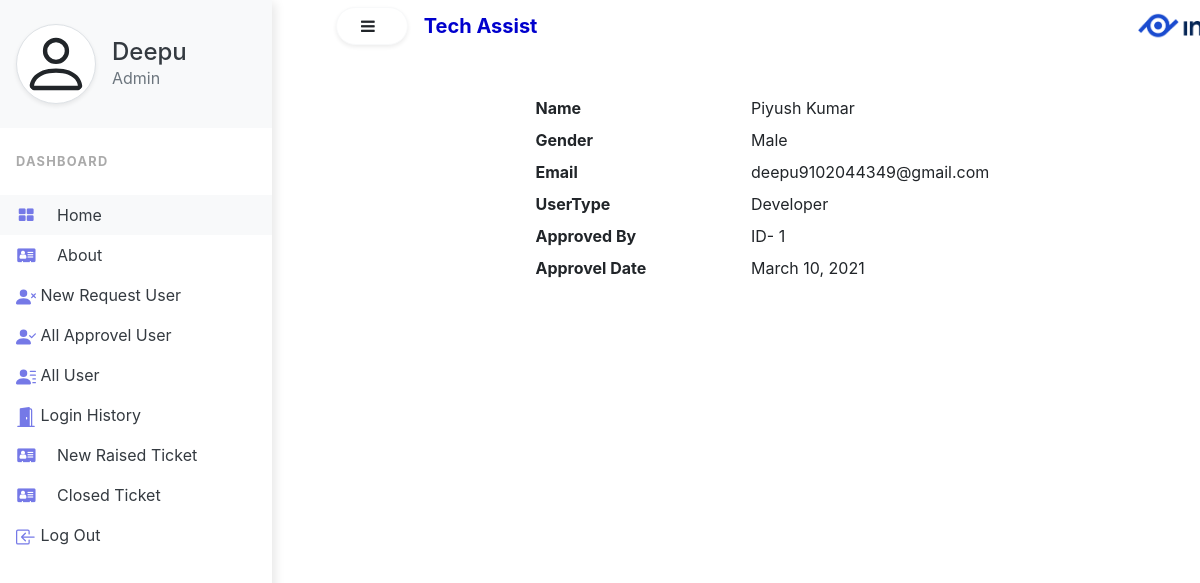
The page /adminpage/3/ (signed in) on the database as committed earlier.
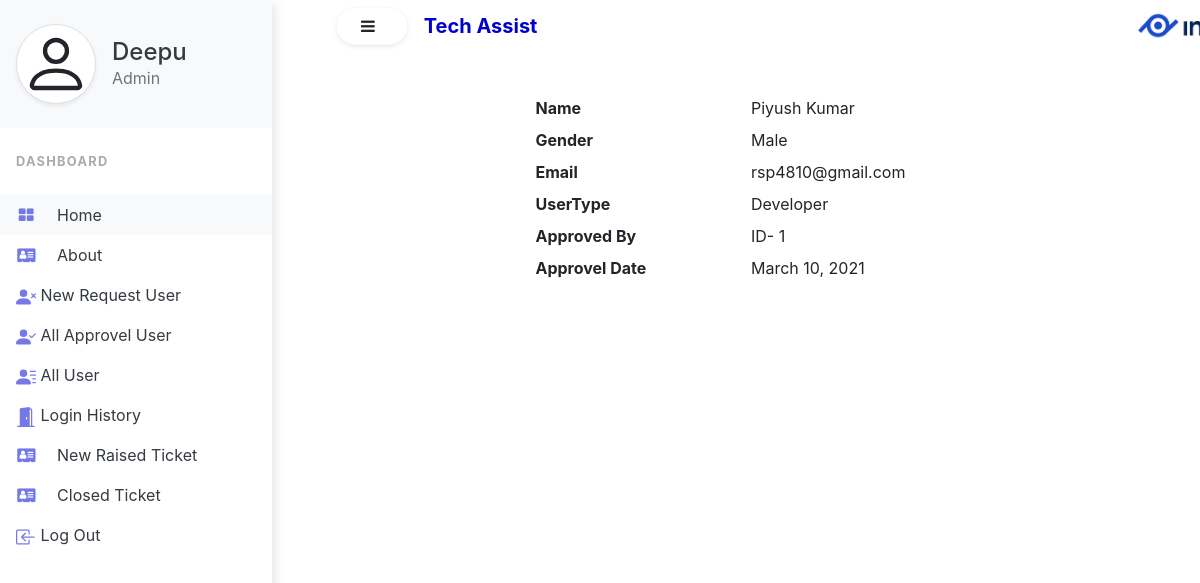
The same page on the database as committed later.
### Help/models.py (models this page shows, shortened)
class UserModel(models.Model):
    first_name = models.CharField(max_length=100)
    mid_name = models.CharField(max_length=100, blank=True)
    last_name = models.CharField(max_length=100)
    gender = models.CharField(max_length=10)
    email = models.EmailField(max_length=100, unique=True)
    user_type = models.CharField(max_length=100, choices=USERTYPE)
    password = models.CharField(max_length=100, default=None)
    approved_by = models.CharField(max_length=100, null=True, blank=True)
    approved_date = models.DateField(auto_now=False, auto_now_add=False, null=True, blank=True )
    revoked_by = models.IntegerField(max_length=3, null=True, blank=True)
    revoke_date = models.DateField(auto_now=False, auto_now_add=False, null=True, blank=True)

### Help/views.py (the view)
# urls.py: path('adminpage/<int:ticket_opened_by>/', showOpenedbyname),
def showOpenedbyname(request, ticket_opened_by):
    if request.session.get('name', 'None') == 'None':
        return redirect('/login/')
    if request.session['user_type'] != 'Admin':
        return redirect('/logout/')
    f = UserModel.objects.get(id=ticket_opened_by)
    data = request.session.get('name')
    ut = request.session.get('user_type')
    return render(request, 'admin_ticket_openedby_profile.html', {'userdata':f, 'data':data,'ut':ut})

### Help/templates/admin_ticket_openedby_profile.html (shortened to what this page needs)
{% extends 'index.html' %}
{% block sidenavbar %}
<div class="vertical-nav bg-white" id="sidebar">
  <div class="py-4 px-3 mb-4 bg-light">
    <div class="media d-flex align-items-center">
      <div class="media-body">
        <a href="/adminprofile/" class="text-dark"><h4 class="m-0">{{ data }}</h4></a>
        <p class="font-weight-normal text-muted mb-0">{{ut}}</p>
      </div>
    </div>
  </div>
  <p class="text-gray font-weight-bold text-uppercase px-3 small pb-4 mb-0">Dashboard</p>
  <ul class="nav flex-column bg-white mb-0">
    <li class="nav-item">
      <a href="/" class="nav-link text-dark bg-light">
                <i class="fa fa-th-large mr-3 text-primary fa-fw"></i>
                home
            </a>
    </li>
    <li class="nav-item">
      <a href="#" class="nav-link text-dark">
                <i class="fa fa-address-card mr-3 text-primary fa-fw"></i>
                about
            </a>
    </li>
    <li class="nav-item">
      <a href="/viewnewrequest/" class="nav-link text-dark">
                New Request User
            </a>
    </li>
    <li class="nav-item">
      <a href="/viewapprovel/" class="nav-link text-dark">
                All Approvel User
            </a>
    </li>
      <li class="nav-item">
      <a href="/alluser/" class="nav-link text-dark text-dark">
                All User
            </a>
    </li>
      <li class="nav-item">
      <a href="/loginhistory" class="nav-link text-dark text-dark">
                Login History
            </a>
    </li>
      <li class="nav-item">
      <a href="/newraisedticketadmin/" class="nav-link text-dark">
                <i class="fa fa-address-card mr-3 text-primary fa-fw"></i>
                New Raised Ticket
            </a>
    </li>
      <li class="nav-item">
      <a href="/showclosedticketadmin/" class="nav-link text-dark">
                <i class="fa fa-address-card mr-3 text-primary fa-fw"></i>
                Closed Ticket
            </a>
    </li>
    <li class="nav-item">
      <a href="/logout/" class="nav-link text-dark">
                Log Out
            </a>
    </li>
  </ul>
</div>
{% endblock sidenavbar %}
{% block item %}
<div class="row">
    <div class="col-md-3"></div>
    <div class="col-md-6">
        <div class="row">
            <div class="col-md-6">
                <strong>Name</strong>
            </div>
            <div class="col-md-6">
                <label>{{ userdata.first_name }} {{ userdata.mid_name }}{{ userdata.last_name }}</label>
            </div>
        </div>
            <div class="row">
                <div class="col-md-6">
                    <strong>Gender</strong>
                </div>
                <div class="col-md-6">
                    <label>{{ userdata.gender }}</label>
                </div>
            </div>
            <div class="row">
                <div class="col-md-6">
                    <strong>Email</strong>
                </div>
                <div class="col-md-6">
                    <label>{{ userdata.email }}</label>
                </div>
            </div>
        <div class="row">
                <div class="col-md-6">
                    <strong>UserType</strong>
                </div>
                <div class="col-md-6">
                    <label>{{ userdata.user_type }}</label>
                </div>
            </div>
        <div class="row">
                <div class="col-md-6">
                    <strong>Approved By</strong>
                </div>
                <div class="col-md-6">
                    <label>ID- {{ userdata.approved_by }}</label>
                </div>
            </div>
        <div class="row">
                <div class="col-md-6">
                    <strong>Approvel Date</strong>
                </div>
                <div class="col-md-6">
                    <label>{{ userdata.approved_date }}</label>
                </div>
            </div>
    </div>
    </div>
{% endblock item %}

Rows that differ between the two databases and show on the page:
changed UserModel "Piyush": email "deepu9102044349@gmail.com" → "rsp4810@gmail.com"
